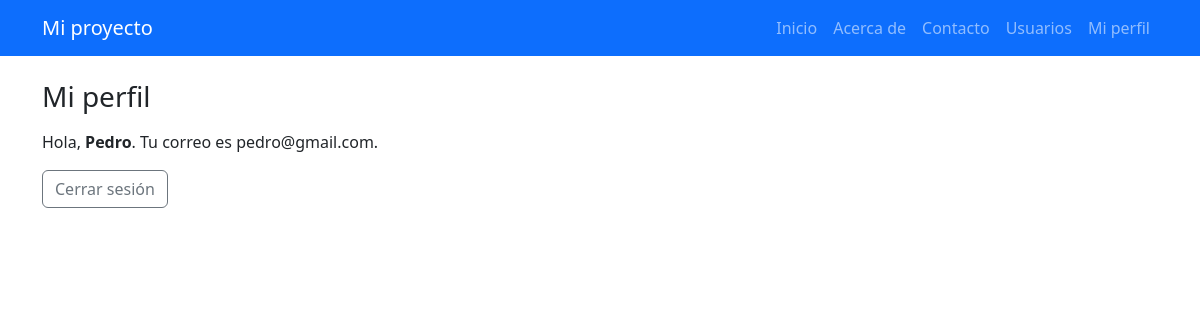
Page /perfil (signed in) on the earlier database version.
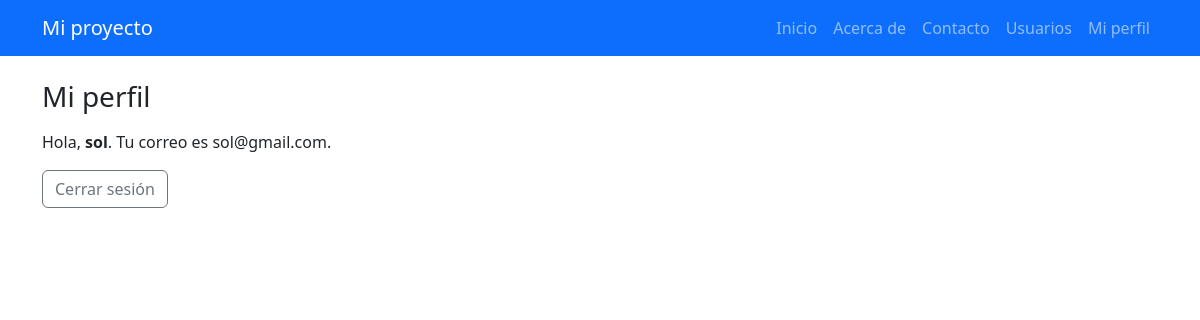
Same page on the later database version.
### app.py (models this page shows)
class Usuario(UserMixin, db.Model):
    id = db.Column(db.Integer, primary_key=True)
    nombre = db.Column(db.String(80), nullable=False)
    correo = db.Column(db.String(120), unique=True, nullable=False)
    grupo = db.Column(db.String(10))

### app.py (the view)
@app.route("/perfil")
@login_required
def perfil():
    return render_template("perfil.html")

### app.py (called while the page is built)
@login_manager.user_loader
def cargar_usuario(user_id):
    return db.session.get(Usuario, int(user_id))

### templates/perfil.html (shortened to what this page needs)
{% extends 'base.html' %}
{% block content %}
<h1 class="h3 mb-3">Mi perfil</h1>
<p>Hola, <strong>{{ current_user.nombre }}</strong>. Tu correo es
{{ current_user.correo }}.</p>
<a class="btn btn-outline-secondary" href="{{ url_for('logout') }}">Cerrar
sesión</a>
{% endblock %}

Differences in the rows shown:
changed Usuario: nombre "Pedro" → "sol"; correo "pedro@gmail.com" → "sol@gmail.com"
